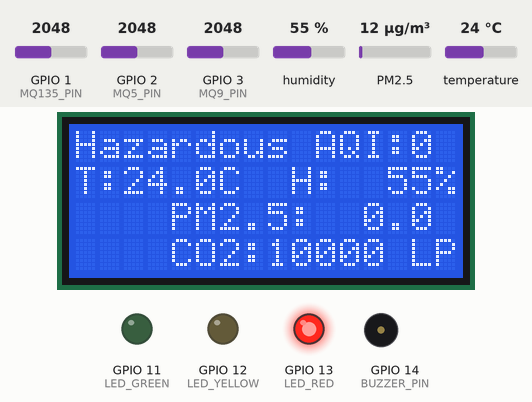
Bench run of a sketch on a simulated ESP32-S3. On the bench: 16×4 character LCD, output pins drawn as LEDs (lit = HIGH), buzzer (waves = sounding). Wiring (inferred from the names in the program): dust sensor: data GPIO 4. The test bench sets the inputs (shaded band); at power-on: humidity 55 %, GPIO 1 (MQ135_PIN) = 2048, GPIO 3 (MQ9_PIN) = 2048, temperature 24 °C, GPIO 2 (MQ5_PIN) = 2048, PM2.5 12 µg/m³ (analog values on the 0–4095 scale). WiFi joins after 1.5 s; servers stay silent unless stated; uploads are accepted with an empty reply; what the sketch prints to the serial monitor is not drawn.

Above: at 5.9 s.
6.0 s: humidity set to 22 %
At 8.2 s:
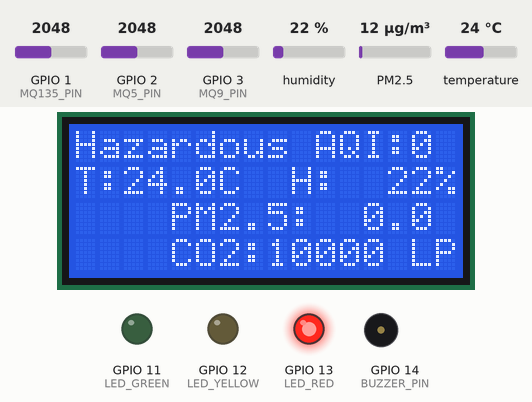
9.8 s: GPIO 1 (MQ135_PIN) set to 160
At 12.1 s:
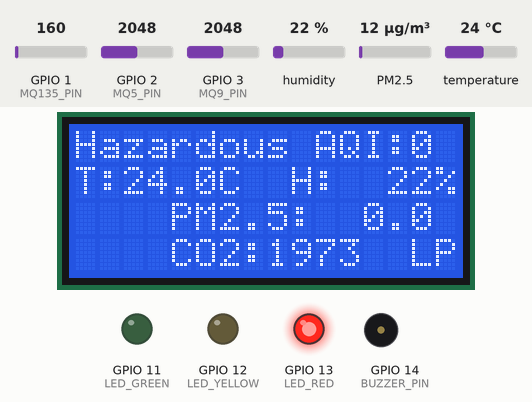
12.9 s: GPIO 3 (MQ9_PIN) set to 336
18.1 s: GPIO 3 (MQ9_PIN) set to 294
At 20.5 s:
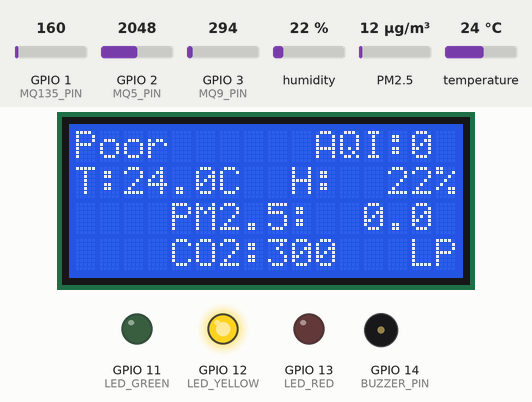
24.0 s: temperature set to 12 °C
At 26.8 s:
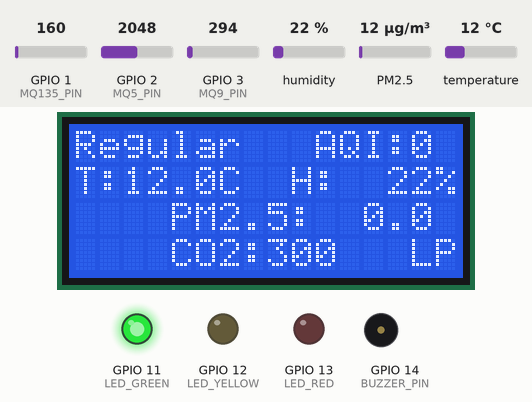
27.3 s: humidity set to 40 %
At 29.7 s:
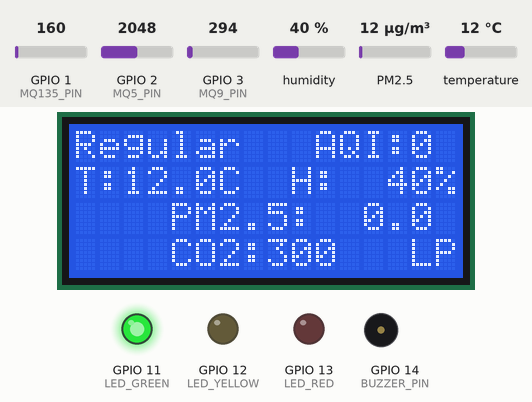
Timing chart, 0 to 31.2 s (numbered marks = the images above; inputs shaded):
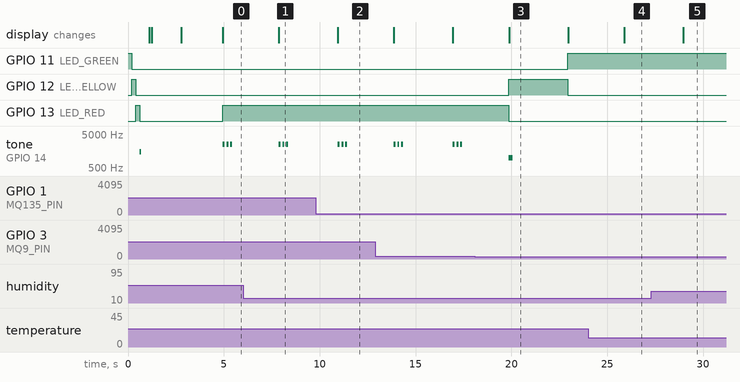

Measured:
- the behaviour switches between 310 and 309 on GPIO 3 (MQ9_PIN) (found by bisection; images 2 and 3)
- after the input at 6.0 s, the display: changes after 1.9 s (image 1)
- after the input at 9.8 s, the display: changes after 1.1 s (image 2)
- after the input at 18.1 s, GPIO 11 (LED_GREEN): LOW → HIGH after 4.8 s; tone on GPIO 14 (BUZZER_PIN): goes on until 20.1 s, then stays silent
- after the input at 24.0 s, the display: changes after 1.9 s (image 4)
- after the input at 27.3 s, the display: changes after 1.7 s (image 5)
- by itself, tone on GPIO 14 (BUZZER_PIN): plays 2500 Hz for 0.10 s, 2500 Hz for 0.10 s, 2500 Hz for 0.10 s, 2500 Hz for 0.10 s, 2500 Hz for 0.10 s, 2500 Hz for 0.10 s

The sketch:

ardcode.ino
```cpp
//  AIR QUALITY MONITOR — Complete Sketch
//  Board: ESP32-S3 UNO (ESP32-S3-WROOM-1)
// ============================================================
#include <Adafruit_AHTX0.h>
#include <ArduinoJson.h>
#include <HTTPClient.h>
#include <LiquidCrystal_I2C.h>
#include <WiFi.h>
#include <Wire.h>
#include <math.h>

// ─── CONFIG — EDIT THESE ────────────────────────────────────
const char *WIFI_SSID = "MSI 7826";
const char *WIFI_PASS = "f17&213Q";
const char *SERVER_URL = "http://192.168.137.1:3000/api/data";

// ─── PINS ────────────────────────────────────────────────────
#define MQ135_PIN 1   // GPIO1 = A0 (ADC1 — safe with WiFi)
#define MQ5_PIN 2     // GPIO2 = A1 (ADC1)
#define MQ9_PIN 3     // GPIO3 = A2 (ADC1)
#define DSM501B_PIN 4 // GPIO4 = DSM501B Vout1 / Pin 4 (PM2.5 output)
#define LED_GREEN 11
#define LED_YELLOW 12
#define LED_RED 13
#define BUZZER_PIN 14
#define I2C_SDA 8
#define I2C_SCL 9

// ─── CALIBRATION — Update from calibration sketch ────────────
float MQ135_R0 = 76.63;
float MQ5_R0 = 6.47;
float MQ9_R0 = 9.43;
const float RL = 10.0;  // Load resistor (kΩ)
const float VCC = 3.33; // 5V × (20kΩ / (10+20)kΩ) = 3.33V (after divider)

// Gas curve parameters: PPM = a × (Rs/R0)^b
const float CO2_CURVE[2] = {116.60, -2.769}; // MQ-135
const float NH3_CURVE[2] = {102.20, -2.473}; // MQ-135
const float CO_CURVE[2] = {599.65, -2.244};  // MQ-9
const float CH4_CURVE[2] = {4269.6, -3.149}; // MQ-9
const float LPG_CURVE[2] = {503.34, -2.100}; // MQ-5
const float H2_CURVE[2] = {1010.6, -2.130};  // MQ-5

// ─── HARDWARE OBJECTS ────────────────────────────────────────
Adafruit_AHTX0 aht20;
LiquidCrystal_I2C lcd(0x27, 16, 4);

// ─── SENSOR DATA ─────────────────────────────────────────────
struct AirData {
  float temperature = 0, humidity = 0;
  float pm25 = 0;
  int aqi = 0;
  float caqi = 0;
  float co2_ppm = 0, nh3_ppm = 0;
  float co_ppm = 0, ch4_ppm = 0;
  float lpg_ppm = 0, h2_ppm = 0;
  String status = "Boot";
} air;

// ─── MOVING AVERAGE FILTER ───────────────────────────────────
#define MA_WIN 10
float buf135[MA_WIN] = {}, buf5[MA_WIN] = {}, buf9[MA_WIN] = {};
int bufIdx = 0;

float maFilter(float *buf, float val) {
  buf[bufIdx % MA_WIN] = val;
  float sum = 0;
  for (int i = 0; i < MA_WIN; i++)
    sum += buf[i];
  return sum / MA_WIN;
}

// ─── DSM501B PULSE COUNTER ────────────────────────────────────
unsigned long pulseTot = 0, sampleStart = 0;
const unsigned long SAMPLE_MS = 30000; // 30-second window

void pollDSM501B() {
  pulseTot += pulseIn(DSM501B_PIN, LOW, 1000000UL);
  if (millis() - sampleStart >= SAMPLE_MS) {
    float ratio = pulseTot / (SAMPLE_MS * 1000.0f);
    float conc = (1.1f * pow(ratio, 3)) - (3.8f * pow(ratio, 2)) +
                 (520.f * ratio) + 0.62f;
    air.pm25 = max(0.0f, conc * 0.5f); // convert to µg/m³
    pulseTot = 0;
    sampleStart = millis();
  }
}

// ─── MQ SENSOR READING ───────────────────────────────────────
float readRs(int pin) {
  float v = (analogRead(pin) / 4095.0f) * VCC;
  if (v < 0.01f)
    v = 0.01f;
  return ((VCC - v) / v) * RL;
}

float toPPM(float rs, float r0, const float curve[2]) {
  return curve[0] * pow(rs / r0, curve[1]);
}

void readMQSensors() {
  float rs135 = maFilter(buf135, readRs(MQ135_PIN));
  float rs5 = maFilter(buf5, readRs(MQ5_PIN));
  float rs9 = maFilter(buf9, readRs(MQ9_PIN));

  air.co2_ppm = constrain(toPPM(rs135, MQ135_R0, CO2_CURVE), 300, 10000);
  air.nh3_ppm = max(0.0f, toPPM(rs135, MQ135_R0, NH3_CURVE));
  air.co_ppm = max(0.0f, toPPM(rs9, MQ9_R0, CO_CURVE));
  air.ch4_ppm = max(0.0f, toPPM(rs9, MQ9_R0, CH4_CURVE));
  air.lpg_ppm = max(0.0f, toPPM(rs5, MQ5_R0, LPG_CURVE));
  air.h2_ppm = max(0.0f, toPPM(rs5, MQ5_R0, H2_CURVE));
}

// ─── AHT20 ───────────────────────────────────────────────────
void readAHT20() {
  sensors_event_t h, t;
  if (aht20.getEvent(&h, &t)) {
    air.temperature = t.temperature;
    air.humidity = h.relative_humidity;
  }
}

// ─── ALGORITHMS ──────────────────────────────────────────────
int calcAQI(float pm) {
  const float bp[7][4] = {{0.0, 12.0, 0, 50},       {12.1, 35.4, 51, 100},
                          {35.5, 55.4, 101, 150},   {55.5, 150.4, 151, 200},
                          {150.5, 250.4, 201, 300}, {250.5, 350.4, 301, 400},
                          {350.5, 500.4, 401, 500}};
  for (int i = 0; i < 7; i++)
    if (pm >= bp[i][0] && pm <= bp[i][1])
      return (int)((bp[i][3] - bp[i][2]) / (bp[i][1] - bp[i][0]) *
                       (pm - bp[i][0]) +
                   bp[i][2]);
  return 500;
}

float calcCAQI() {
  return 0.25f * (air.co2_ppm / 1000.f) + 0.30f * (air.co_ppm / 9.f) +
         0.15f * (air.nh3_ppm / 25.f) + 0.15f * (air.pm25 / 12.f) +
         0.08f * (air.ch4_ppm / 1000.f) + 0.07f * (air.lpg_ppm / 500.f);
}

String classify() {
  if (air.caqi > 2.0f || air.aqi > 200 || air.co_ppm > 50.f ||
      air.co2_ppm > 5000.f || air.lpg_ppm > 1000.f || air.pm25 > 150.f)
    return "Hazardous";

  if (air.caqi > 1.0f || air.aqi > 100 || air.co_ppm > 9.f ||
      air.co2_ppm > 1000.f || air.pm25 > 35.4f)
    return "Poor";

  return "Regular";
}

// ─── LCD DISPLAY & OUTPUTS ───────────────────────────────────
void updateLCD() {
  lcd.clear();
  char buf[17];

  lcd.setCursor(0, 0);
  snprintf(buf, 17, "%-9s AQI:%-3d", air.status.c_str(), air.aqi);
  lcd.print(buf);

  lcd.setCursor(0, 1);
  snprintf(buf, 17, "T:%4.1fC  H:%4.0f%%", air.temperature, air.humidity);
  lcd.print(buf);

  lcd.setCursor(0, 2);
  snprintf(buf, 17, "PM2.5:%5.1f CO:%4.1f", air.pm25, air.co_ppm);
  lcd.print(buf);

  lcd.setCursor(0, 3);
  snprintf(buf, 17, "CO2:%-5.0f LPG:%-4.0f", air.co2_ppm, air.lpg_ppm);
  lcd.print(buf);
}

void updateOutputs() {
  digitalWrite(LED_GREEN, LOW);
  digitalWrite(LED_YELLOW, LOW);
  digitalWrite(LED_RED, LOW);
  noTone(BUZZER_PIN);

  if (air.status == "Regular") {
    digitalWrite(LED_GREEN, HIGH);
  } else if (air.status == "Poor") {
    digitalWrite(LED_YELLOW, HIGH);
    tone(BUZZER_PIN, 1000, 200);
  } else {
    digitalWrite(LED_RED, HIGH);
    for (int i = 0; i < 3; i++) {
      tone(BUZZER_PIN, 2500, 100);
      delay(200);
    }
    noTone(BUZZER_PIN);
  }
}

// ─── TRANSMIT DATA TO SERVER ─────────────────────────────────
void sendDataToServer() {
  if (WiFi.status() == WL_CONNECTED) {
    HTTPClient http;
    http.begin(SERVER_URL);
    http.addHeader("Content-Type", "application/json");

    StaticJsonDocument<256> doc;
    doc["temperature"] = roundf(air.temperature * 10) / 10.f;
    doc["humidity"] = roundf(air.humidity * 10) / 10.f;
    doc["gas"] = (int)air.co2_ppm;              // MQ-135 CO2 PPM
    doc["dust"] = roundf(air.pm25 * 10) / 10.f; // DSM501B PM2.5 in ug/m3

    String jsonPayload;
    serializeJson(doc, jsonPayload);

    // Debug output for sensors and JSON payload
    Serial.println("\n=== SENSOR DEBUG ===");
    Serial.printf("Temperature   : %.1f C\n", air.temperature);
    Serial.printf("Humidity      : %.1f %%\n", air.humidity);
    Serial.printf("Gas (MQ-135)  : %.0f PPM\n", air.co2_ppm);
    Serial.printf("Dust (PM2.5)  : %.1f ug/m3\n", air.pm25);
    Serial.printf("Other Gases   : NH3=%.1fppm, CO=%.1fppm, CH4=%.1fppm, "
                  "LPG=%.1fppm, H2=%.1fppm\n",
                  air.nh3_ppm, air.co_ppm, air.ch4_ppm, air.lpg_ppm,
                  air.h2_ppm);
    Serial.print("Generated JSON: ");
    Serial.println(jsonPayload);
    Serial.println("====================\n");

    int httpResponseCode = http.POST(jsonPayload);

    if (httpResponseCode > 0) {
      Serial.printf("HTTP POST Success: %d\n", httpResponseCode);
    } else {
      Serial.printf("HTTP POST Error: %s\n",
                    http.errorToString(httpResponseCode).c_str());
    }
    http.end();
  } else {
    Serial.println("WiFi Disconnected. Reconnecting...");
    WiFi.reconnect();
  }
}

// ─── SETUP ────────────────────────────────────────────────────
void setup() {
  Serial.begin(115200);

  // Pin modes
  pinMode(DSM501B_PIN, INPUT);
  int outPins[] = {LED_GREEN, LED_YELLOW, LED_RED, BUZZER_PIN};
  for (int p : outPins)
    pinMode(p, OUTPUT);

  // LED self-test
  int ledPins[] = {LED_GREEN, LED_YELLOW, LED_RED};
  for (int p : ledPins) {
    digitalWrite(p, HIGH);
    delay(200);
    digitalWrite(p, LOW);
  }
  tone(BUZZER_PIN, 1500, 100);

  // I2C + LCD
  Wire.begin(I2C_SDA, I2C_SCL);
  Wire.setClock(50000); // 50kHz clock for better compatibility with older/slow PCF8574 backpacks
  delay(500); // Give LCD time to power up

  lcd.init();
  // Call begin() as well, as some library versions require it instead of init()
  #if defined(ESP32)
    // Some libraries use begin(cols, rows)
  #endif
  lcd.begin(16, 4);
  lcd.backlight();
  lcd.setCursor(0, 0);
  lcd.print("AQM Booting...");

  // AHT20
  if (!aht20.begin()) {
    lcd.setCursor(0, 1);
    lcd.print("AHT20 ERROR!");
    Serial.println("AHT20 initialization failed! Scanning I2C bus...");
    for (byte address = 1; address < 127; address++) {
      Wire.beginTransmission(address);
      byte error = Wire.endTransmission();
      if (error == 0) {
        Serial.printf("I2C device found at address 0x%02X\n", address);
      }
    }
    while (1) {
      tone(BUZZER_PIN, 500);
      delay(500);
      noTone(BUZZER_PIN);
      delay(500);
    }
  }

  // ADC
  analogReadResolution(12);
  analogSetAttenuation(ADC_11db); // 0-3.3V range

  // WiFi
  WiFi.begin(WIFI_SSID, WIFI_PASS);
  lcd.setCursor(0, 1);
  lcd.print("WiFi...");
  int tries = 0;
  while (WiFi.status() != WL_CONNECTED && tries++ < 30)
    delay(500);

  if (WiFi.status() == WL_CONNECTED) {
    String ip = WiFi.localIP().toString();
    lcd.setCursor(0, 2);
    lcd.print("WiFi Connected");
    lcd.setCursor(0, 3);
    lcd.print(ip);
    Serial.println("IP: " + ip);
  } else {
    lcd.setCursor(0, 2);
    lcd.print("WiFi: OFFLINE");
  }

  sampleStart = millis();
  delay(2000);
}

// ─── LOOP ─────────────────────────────────────────────────────
unsigned long tSensor = 0, tLCD = 0, tServer = 0;

void loop() {
  pollDSM501B();

  unsigned long now = millis();

  if (now - tSensor >= 2000) {
    tSensor = now;
    readAHT20();
    readMQSensors();
    air.aqi = calcAQI(air.pm25);
    air.caqi = calcCAQI();
    air.status = classify();
    bufIdx++;

    Serial.printf("T=%.1f H=%.0f PM=%.1f AQI=%d CO=%.1f CO2=%.0f → %s\n",
                  air.temperature, air.humidity, air.pm25, air.aqi, air.co_ppm,
                  air.co2_ppm, air.status.c_str());
  }

  if (now - tLCD >= 3000) {
    tLCD = now;
    updateLCD();
    updateOutputs();
  }

  if (now - tServer >= 3000 && WiFi.status() == WL_CONNECTED) {
    tServer = now;
    sendDataToServer();
  }
}
```
